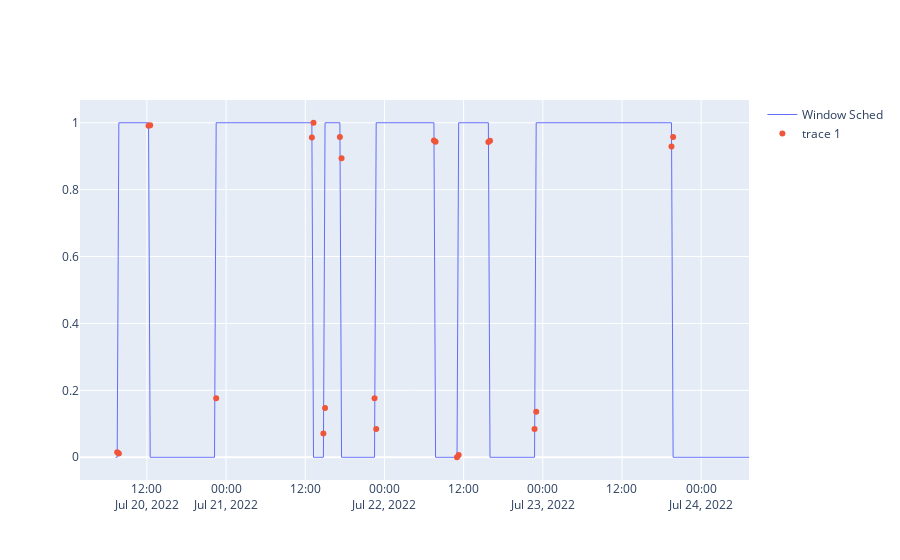

Notebook cell for this chart:
### Code cell
fig = go.Figure()
fig.add_trace(go.Scatter(
                    x=a01["DateTime"].index,
                    y=h.normalize(a01["Window Open"]), 
                    mode='lines',
                    name="Window Sched",
                    line=dict(width=1),
                ))

fig.add_trace(go.Scatter(
    x = m["deriv"].index,
    y=m["deriv"], 
    mode='markers',
))

### Figure 1 — Plotly figure (JSON) as saved in the notebook; plotly's stock layout.template omitted (floating-point values rounded to 4 significant figures; data arrays with more than 128 entries replaced by an {"elided": "..."} marker saying what was removed)
{"data": [{"line": {"width": 1}, "mode": "lines", "name": "Window Sched", "type": "scatter", "x": {"elided": "385 str values"}, "y": {"elided": "385 int values"}}, {"mode": "markers", "type": "scatter", "x": ["2022-07-20T07:30:00", "2022-07-20T07:45:00", "2022-07-20T12:15:00", "2022-07-20T12:30:00", "2022-07-20T22:30:00", "2022-07-21T13:00:00", "2022-07-21T13:15:00", "2022-07-21T14:45:00", "2022-07-21T15:00:00", "2022-07-21T17:15:00", "2022-07-21T17:30:00", "2022-07-21T22:30:00", "2022-07-21T22:45:00", "2022-07-22T07:30:00", "2022-07-22T07:45:00", "2022-07-22T11:00:00", "2022-07-22T11:15:00", "2022-07-22T15:45:00", "2022-07-22T16:00:00", "2022-07-22T22:45:00", "2022-07-22T23:00:00", "2022-07-23T19:30:00", "2022-07-23T19:45:00"], "y": [0.01498, 0.01134, 0.991, 0.9927, 0.1762, 0.9562, 1, 0.07112, 0.1471, 0.9571, 0.8942, 0.1762, 0.08428, 0.9469, 0.9433, 0, 0.006891, 0.9423, 0.946, 0.08428, 0.1364, 0.9291, 0.9576]}], "layout": {}}
